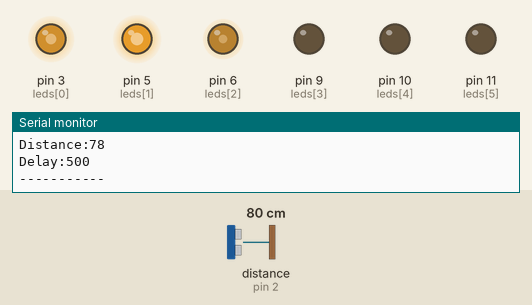
The sketch below on a simulated Arduino Uno, built with avr-gcc and run on an emulated ATmega328P. On the bench: output pins drawn as LEDs (lit = HIGH), the last lines printed to the serial monitor. Wiring (inferred from the names in the program): ultrasonic range finder: trigger pin 4; echo pin 2. The test bench sets the inputs (shaded band); at power-on: distance to the obstacle (sensor on pin 2) 80 cm. The echo pulse lasts 58.3 µs per cm; pins used as bus, display or sensor lines are not drawn.

Above: at 4.8 s.
4.9 s: distance to the obstacle (sensor on pin 2) set to 2 cm
At 5.4 s:
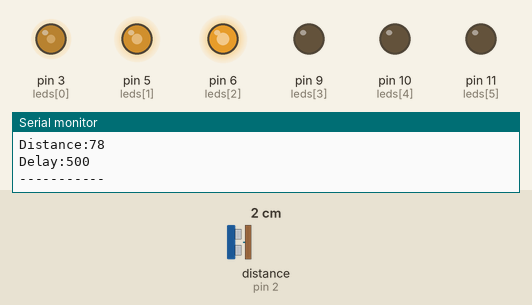
9.9 s: distance to the obstacle (sensor on pin 2) set to 35 cm
At 10.66 s:
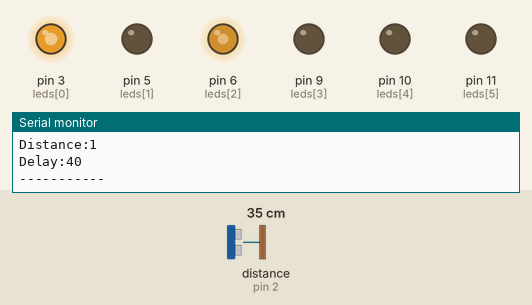
At 13.1 s:
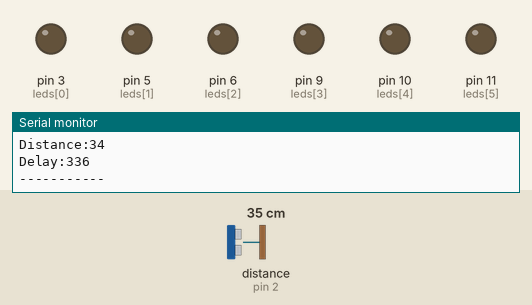
Timing chart, 0 to 20.9 s (numbered marks = the images above; inputs shaded):
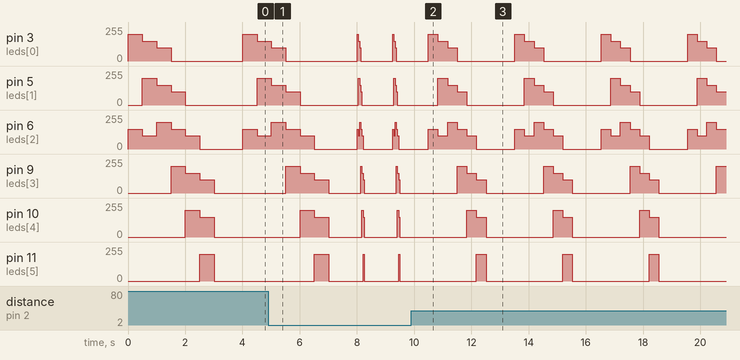

Measured:
- after the input at 9.9 s, pin 11 (leds[5]): alternates 200/255 for 0.34 s and 0/255 for 2.7 s, starting after 2.3 s
- by itself, pin 3 (leds[0]), pin 5 (leds[1]), pin 9 (leds[3]): repeats every 3.0 s: 150/255 0.34 s, 100/255 0.34 s, 0/255 2.0 s, 200/255 0.34 s
- by itself, pin 6 (leds[2]): repeats every 3.0 s: 100/255 0.34 s, 200/255 0.34 s, 150/255 0.34 s, 100/255 0.34 s, 0/255 1.3 s, 150/255 0.34 s
- by itself, pin 10 (leds[4]): repeats every 3.0 s: 150/255 0.34 s, 0/255 2.3 s, 200/255 0.34 s

The sketch:

baithuahanh2sieuamfinal.ino
```cpp
int leds[] = {3, 5, 6, 9, 10, 11};
int n = 6;

const int trigPin = 4;
const int echoPin = 2;

long duration;
long distance;

void brightZero() {
  for (int i = 0; i < n; i++) {
    digitalWrite(leds[i], LOW);
  }
}

long getDistance() {
  digitalWrite(trigPin, LOW);
  delayMicroseconds(2);
  digitalWrite(trigPin, HIGH);
  delayMicroseconds(10);
  digitalWrite(trigPin, LOW);

  duration = pulseIn(echoPin, HIGH);
  if (duration == 0) return 0;

  return duration * 0.034 / 2;
}

int convert_delay(long value) {
  value = constrain(value, 5, 50);
  return map(value, 5, 50, 40, 500);
}

void star_rain(int delay_time) {
  int brightness[] = {200, 150, 100};
  int tail = 3;

  for (int m = 0; m < n; m++) {
    brightZero();
	  analogWrite(leds[m], brightness[0]);
    analogWrite(leds[m - 1], brightness[1]);
    analogWrite(leds[m - 2], brightness[2]);

    delay(delay_time);
  }

  brightZero();
}

void setup() {
  for (int i = 0; i < n; i++) {
    pinMode(leds[i], OUTPUT);
  }

  pinMode(trigPin, OUTPUT);
  pinMode(echoPin, INPUT);

  Serial.begin(9600);
}

void loop() {
  distance = getDistance();
  int delay_time = convert_delay(distance);

  star_rain(delay_time);

  Serial.print("Distance:");
  Serial.println(distance);
  Serial.print("Delay:");
  Serial.println(delay_time);
  Serial.println("-----------");
  delay(1000);
}
```
